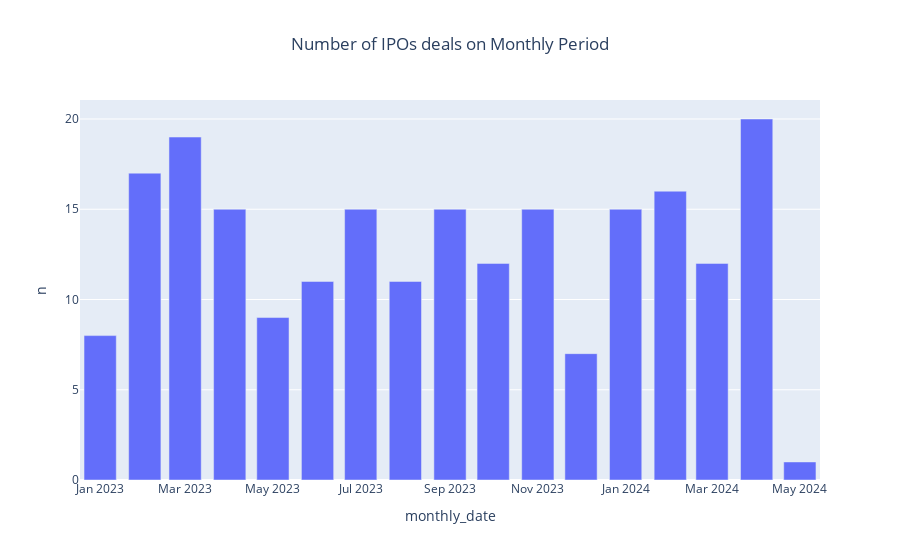

The code cell stored with this chart in its notebook:
### Code cell
# How many IPOs for each month?
ipos_df["monthly_date"] = ipos_df["IPO Date"].dt.to_period('M').dt.to_timestamp()
monthly_deals_df = ipos_df["monthly_date"].value_counts().reset_index().sort_values(by="monthly_date")
monthly_deals_df = monthly_deals_df.rename(columns={"count": "n"})

fig = px.bar(
    monthly_deals_df, 
    x="monthly_date", 
    y="n", 
    title="Number of IPOs deals on Monthly Period", 
)

fig.update_traces(
    textposition='outside', # Position the text outside the bars
    textfont=dict(color='black',size=14), # Adjust the font size of the text
)
fig.update_layout(title_x=0.5) # Center the title
fig.show()

### Figure 1 — Plotly figure (JSON) as saved in the notebook; plotly's stock layout.template omitted (floating-point values rounded to 4 significant figures)
{"data": [{"alignmentgroup": "True", "hovertemplate": "monthly_date=%{x}<br>n=%{y}<extra></extra>", "legendgroup": "", "marker": {"color": "#636efa", "pattern": {"shape": ""}}, "name": "", "offsetgroup": "", "orientation": "v", "showlegend": false, "textfont": {"color": "black", "size": 14}, "textposition": "outside", "type": "bar", "x": ["2023-01-01T00:00:00", "2023-02-01T00:00:00", "2023-03-01T00:00:00", "2023-04-01T00:00:00", "2023-05-01T00:00:00", "2023-06-01T00:00:00", "2023-07-01T00:00:00", "2023-08-01T00:00:00", "2023-09-01T00:00:00", "2023-10-01T00:00:00", "2023-11-01T00:00:00", "2023-12-01T00:00:00", "2024-01-01T00:00:00", "2024-02-01T00:00:00", "2024-03-01T00:00:00", "2024-04-01T00:00:00", "2024-05-01T00:00:00"], "xaxis": "x", "y": [8, 17, 19, 15, 9, 11, 15, 11, 15, 12, 15, 7, 15, 16, 12, 20, 1], "yaxis": "y"}], "layout": {"barmode": "relative", "legend": {"tracegroupgap": 0}, "title": {"text": "Number of IPOs deals on Monthly Period", "x": 0.5}, "xaxis": {"anchor": "y", "domain": [0, 1], "title": {"text": "monthly_date"}}, "yaxis": {"anchor": "x", "domain": [0, 1], "title": {"text": "n"}}}}
